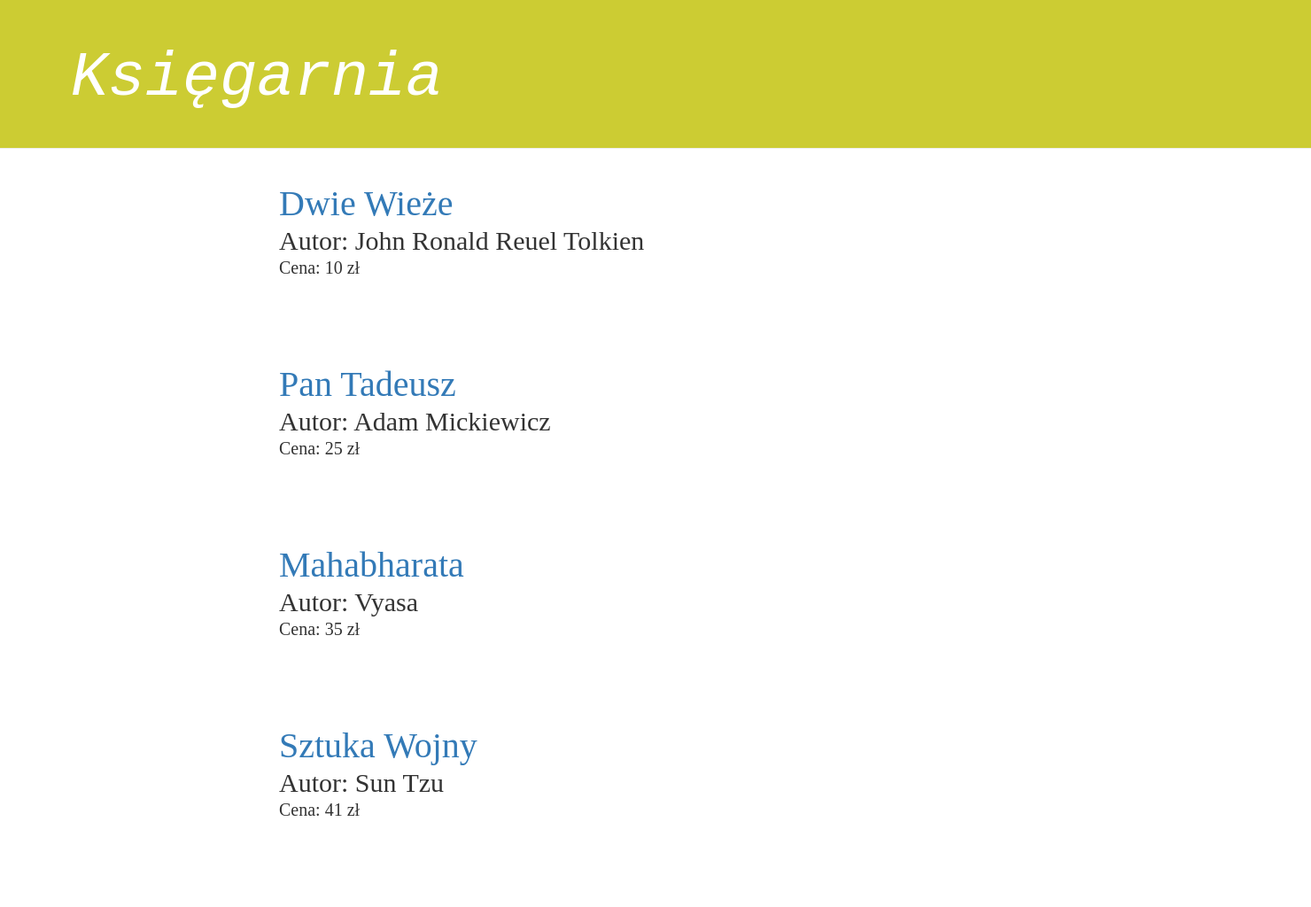
The page / on the database its author committed.
### sklep/models.py (models this page shows, shortened)
class Book(models.Model):
	author = models.CharField(max_length=50)
	title = models.CharField(max_length=70)
	description = models.TextField()
	tableOfContents = models.TextField()
	price = models.IntegerField()
	ebook = models.CharField(max_length=30)
	paper = models.CharField(max_length=30)
	graphics = models.TextField()
	published_date = models.DateTimeField(blank=True, null=True)

### sklep/views.py (the view)
# urls.py: url(r'^$', views.book_list, name='book_list'),
def book_list(request):
    books = Book.objects.all
    return render(request, 'sklep/book_list.html', {'books':books})

### sklep/templates/sklep/book_list.html
{% extends 'sklep/base.html' %}
{% block content %}
    {% for book in books %}
        <div class="book">
		   <h1><a href="{% url 'book_detail' pk=book.pk %}">{{ book.title }}</a></h1>
			<div class="author">
			Autor: {{book.author}}
			</div>
			<div class="price">
               Cena: {{ book.price}} zł
            </div>
        </div>
    {% endfor %}
{% endblock content %}

### static/css/sklep.css (style rules this page uses)
.book { margin-bottom: 10rem; line-height: 2rem; font-family: Verdana; }
.price { font-size: 2rem; margin-bottom: 1rem; }
.author { font-size: 3rem; margin-bottom: 1rem; }
.book h1 { font-size: 4rem; color: #236B8E; margin-bottom: 1rem; }
.book author a:visited,. book author a:visited, { font-size: 2rem; margin-bottom: 1rem; }

### rows shown on the page
Book: title "Dwie Wieże", author "John Ronald Reuel Tolkien", price "10"
Book: title "Pan Tadeusz", author "Adam Mickiewicz", price "25"
Book: title "Mahabharata", author "Vyasa", price "35"
Book: title "Sztuka Wojny", author "Sun Tzu", price "41"
